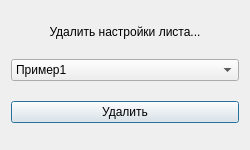
<?xml version="1.0" encoding="UTF-8"?>
<ui version="4.0">
 <class>Dialog</class>
 <widget class="QDialog" name="Dialog">
  <property name="geometry">
   <rect>
    <x>0</x>
    <y>0</y>
    <width>250</width>
    <height>150</height>
   </rect>
  </property>
  <property name="minimumSize">
   <size>
    <width>250</width>
    <height>150</height>
   </size>
  </property>
  <property name="windowTitle">
   <string>Dialog</string>
  </property>
  <layout class="QVBoxLayout" name="verticalLayout">
   <item>
    <widget class="QLabel" name="labelSettingsDelHeader">
     <property name="sizePolicy">
      <sizepolicy hsizetype="Minimum" vsizetype="Maximum">
       <horstretch>0</horstretch>
       <verstretch>0</verstretch>
      </sizepolicy>
     </property>
     <property name="text">
      <string>Удалить настройки листа...</string>
     </property>
     <property name="alignment">
      <set>Qt::AlignCenter</set>
     </property>
    </widget>
   </item>
   <item>
    <widget class="QComboBox" name="comboBoxSelectList">
     <item>
      <property name="text">
       <string>Пример1</string>
      </property>
     </item>
     <item>
      <property name="text">
       <string>Пример2</string>
      </property>
     </item>
    </widget>
   </item>
   <item>
    <widget class="QPushButton" name="btnDeleteSelectedList">
     <property name="text">
      <string>Удалить</string>
     </property>
    </widget>
   </item>
  </layout>
 </widget>
 <resources/>
 <connections/>
</ui>
